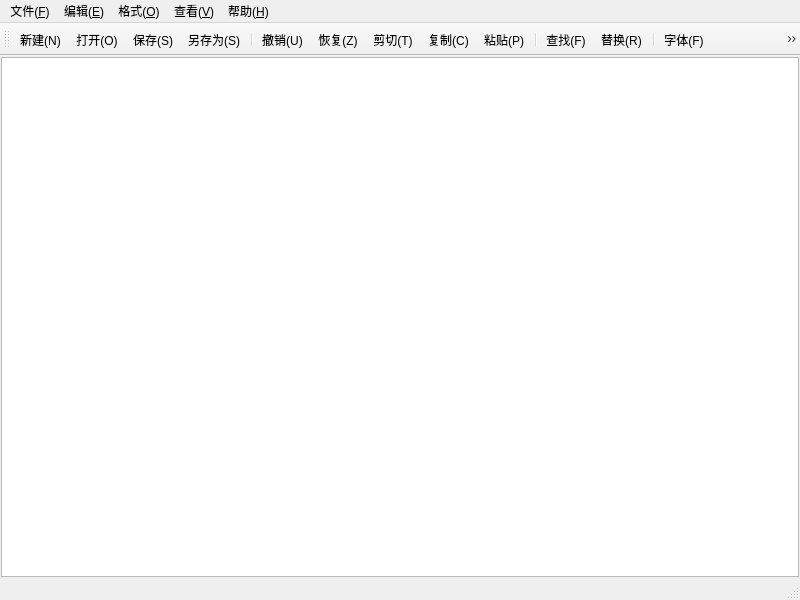
<?xml version="1.0" encoding="UTF-8"?>
<ui version="4.0">
 <class>MainWindow</class>
 <widget class="QMainWindow" name="MainWindow">
  <property name="geometry">
   <rect>
    <x>0</x>
    <y>0</y>
    <width>800</width>
    <height>600</height>
   </rect>
  </property>
  <property name="windowTitle">
   <string>MainWindow</string>
  </property>
  <widget class="QWidget" name="centralwidget">
   <layout class="QVBoxLayout" name="verticalLayout">
    <property name="spacing">
     <number>0</number>
    </property>
    <property name="leftMargin">
     <number>1</number>
    </property>
    <property name="topMargin">
     <number>1</number>
    </property>
    <property name="rightMargin">
     <number>1</number>
    </property>
    <property name="bottomMargin">
     <number>1</number>
    </property>
    <item>
     <widget class="QPlainTextEdit" name="textEdit"/>
    </item>
   </layout>
  </widget>
  <widget class="QMenuBar" name="menubar">
   <property name="geometry">
    <rect>
     <x>0</x>
     <y>0</y>
     <width>800</width>
     <height>21</height>
    </rect>
   </property>
   <widget class="QMenu" name="menu">
    <property name="title">
     <string>文件(&amp;F)</string>
    </property>
    <addaction name="actionNew"/>
    <addaction name="actionOpen"/>
    <addaction name="actionSave"/>
    <addaction name="actionSaveAs"/>
    <addaction name="separator"/>
    <addaction name="actionExit"/>
   </widget>
   <widget class="QMenu" name="menu_E">
    <property name="title">
     <string>编辑(&amp;E)</string>
    </property>
    <addaction name="actionUndo"/>
    <addaction name="actionRedo"/>
    <addaction name="actionCut"/>
    <addaction name="actionCopy"/>
    <addaction name="actionPaste"/>
    <addaction name="separator"/>
    <addaction name="actionFind"/>
    <addaction name="actionReplace"/>
    <addaction name="separator"/>
    <addaction name="actionSelectAll"/>
   </widget>
   <widget class="QMenu" name="menu_O">
    <property name="title">
     <string>格式(&amp;O)</string>
    </property>
    <addaction name="actionAutoWrap"/>
    <addaction name="actionLineNumber"/>
    <addaction name="actionFont"/>
    <addaction name="actionFontColor"/>
    <addaction name="separator"/>
    <addaction name="actionFontBackgourndColor"/>
    <addaction name="actionEditorBackgroundColor"/>
   </widget>
   <widget class="QMenu" name="menu_V">
    <property name="title">
     <string>查看(&amp;V)</string>
    </property>
    <addaction name="actionToolBar"/>
    <addaction name="actionStatusBar"/>
   </widget>
   <widget class="QMenu" name="menu_H">
    <property name="title">
     <string>帮助(&amp;H)</string>
    </property>
    <addaction name="actionAbout"/>
   </widget>
   <addaction name="menu"/>
   <addaction name="menu_E"/>
   <addaction name="menu_O"/>
   <addaction name="menu_V"/>
   <addaction name="menu_H"/>
  </widget>
  <widget class="QStatusBar" name="statusbar"/>
  <widget class="QToolBar" name="toolBar">
   <property name="windowTitle">
    <string>toolBar</string>
   </property>
   <attribute name="toolBarArea">
    <enum>TopToolBarArea</enum>
   </attribute>
   <attribute name="toolBarBreak">
    <bool>false</bool>
   </attribute>
   <addaction name="actionNew"/>
   <addaction name="actionOpen"/>
   <addaction name="actionSave"/>
   <addaction name="actionSaveAs"/>
   <addaction name="separator"/>
   <addaction name="actionUndo"/>
   <addaction name="actionRedo"/>
   <addaction name="actionCut"/>
   <addaction name="actionCopy"/>
   <addaction name="actionPaste"/>
   <addaction name="separator"/>
   <addaction name="actionFind"/>
   <addaction name="actionReplace"/>
   <addaction name="separator"/>
   <addaction name="actionFont"/>
   <addaction name="actionLineNumber"/>
   <addaction name="actionAutoWrap"/>
   <addaction name="separator"/>
   <addaction name="actionToolBar"/>
   <addaction name="actionStatusBar"/>
  </widget>
  <action name="actionNew">
   <property name="icon">
    <iconset resource="res.qrc">
     <normaloff>:/img/new.png</normaloff>:/img/new.png</iconset>
   </property>
   <property name="text">
    <string>新建(&amp;N)</string>
   </property>
   <property name="shortcut">
    <string>Ctrl+N</string>
   </property>
  </action>
  <action name="actionOpen">
   <property name="icon">
    <iconset resource="res.qrc">
     <normaloff>:/img/open.png</normaloff>:/img/open.png</iconset>
   </property>
   <property name="text">
    <string>打开(&amp;O)</string>
   </property>
   <property name="shortcut">
    <string>Ctrl+O</string>
   </property>
  </action>
  <action name="actionSave">
   <property name="icon">
    <iconset resource="res.qrc">
     <normaloff>:/img/save.png</normaloff>:/img/save.png</iconset>
   </property>
   <property name="text">
    <string>保存(&amp;S)</string>
   </property>
   <property name="shortcut">
    <string>Ctrl+S</string>
   </property>
  </action>
  <action name="actionSaveAs">
   <property name="icon">
    <iconset resource="res.qrc">
     <normaloff>:/img/saveas.png</normaloff>:/img/saveas.png</iconset>
   </property>
   <property name="text">
    <string>另存为(&amp;S)</string>
   </property>
  </action>
  <action name="actionExit">
   <property name="icon">
    <iconset resource="res.qrc">
     <normaloff>:/img/redo.png</normaloff>:/img/redo.png</iconset>
   </property>
   <property name="text">
    <string>退出(&amp;X)</string>
   </property>
  </action>
  <action name="actionUndo">
   <property name="icon">
    <iconset resource="res.qrc">
     <normaloff>:/img/undo.png</normaloff>:/img/undo.png</iconset>
   </property>
   <property name="text">
    <string>撤销(&amp;U)</string>
   </property>
   <property name="shortcut">
    <string>Ctrl+Z</string>
   </property>
  </action>
  <action name="actionCut">
   <property name="icon">
    <iconset resource="res.qrc">
     <normaloff>:/img/cut.png</normaloff>:/img/cut.png</iconset>
   </property>
   <property name="text">
    <string>剪切(&amp;T)</string>
   </property>
   <property name="shortcut">
    <string>Ctrl+X</string>
   </property>
  </action>
  <action name="actionCopy">
   <property name="icon">
    <iconset resource="res.qrc">
     <normaloff>:/img/copy.png</normaloff>:/img/copy.png</iconset>
   </property>
   <property name="text">
    <string>复制(&amp;C)</string>
   </property>
   <property name="shortcut">
    <string>Ctrl+C</string>
   </property>
  </action>
  <action name="actionPaste">
   <property name="icon">
    <iconset resource="res.qrc">
     <normaloff>:/img/paste.png</normaloff>:/img/paste.png</iconset>
   </property>
   <property name="text">
    <string>粘贴(&amp;P)</string>
   </property>
   <property name="shortcut">
    <string>Ctrl+V</string>
   </property>
  </action>
  <action name="actionFind">
   <property name="icon">
    <iconset resource="res.qrc">
     <normaloff>:/img/find.png</normaloff>:/img/find.png</iconset>
   </property>
   <property name="text">
    <string>查找(&amp;F)</string>
   </property>
   <property name="shortcut">
    <string>Ctrl+F</string>
   </property>
  </action>
  <action name="actionReplace">
   <property name="icon">
    <iconset resource="res.qrc">
     <normaloff>:/img/replace.png</normaloff>:/img/replace.png</iconset>
   </property>
   <property name="text">
    <string>替换(&amp;R)</string>
   </property>
   <property name="shortcut">
    <string>Ctrl+H</string>
   </property>
  </action>
  <action name="actionFont">
   <property name="icon">
    <iconset resource="res.qrc">
     <normaloff>:/img/font.png</normaloff>:/img/font.png</iconset>
   </property>
   <property name="text">
    <string>字体(&amp;F)</string>
   </property>
  </action>
  <action name="actionAutoWrap">
   <property name="icon">
    <iconset resource="res.qrc">
     <normaloff>:/img/wrap.png</normaloff>:/img/wrap.png</iconset>
   </property>
   <property name="text">
    <string>自动换行(&amp;W)</string>
   </property>
  </action>
  <action name="actionToolBar">
   <property name="icon">
    <iconset resource="res.qrc">
     <normaloff>:/img/tool.png</normaloff>:/img/tool.png</iconset>
   </property>
   <property name="text">
    <string>工具栏(&amp;T)</string>
   </property>
  </action>
  <action name="actionStatusBar">
   <property name="icon">
    <iconset resource="res.qrc">
     <normaloff>:/img/status.png</normaloff>:/img/status.png</iconset>
   </property>
   <property name="text">
    <string>状态栏(&amp;S)</string>
   </property>
  </action>
  <action name="actionRedo">
   <property name="icon">
    <iconset resource="res.qrc">
     <normaloff>:/img/redo.png</normaloff>:/img/redo.png</iconset>
   </property>
   <property name="text">
    <string>恢复(&amp;Z)</string>
   </property>
   <property name="shortcut">
    <string>Ctrl+Shift+Z</string>
   </property>
  </action>
  <action name="actionSelectAll">
   <property name="text">
    <string>全选(&amp;A)</string>
   </property>
   <property name="shortcut">
    <string>Ctrl+V</string>
   </property>
  </action>
  <action name="actionLineNumber">
   <property name="icon">
    <iconset resource="res.qrc">
     <normaloff>:/img/linenumber.png</normaloff>:/img/linenumber.png</iconset>
   </property>
   <property name="text">
    <string>显示行号(&amp;W)</string>
   </property>
   <property name="shortcut">
    <string>Ctrl+L</string>
   </property>
  </action>
  <action name="actionFontColor">
   <property name="text">
    <string>字体颜色</string>
   </property>
  </action>
  <action name="actionFontBackgourndColor">
   <property name="text">
    <string>字体背景色</string>
   </property>
  </action>
  <action name="actionEditorBackgroundColor">
   <property name="text">
    <string>编辑器背景色</string>
   </property>
  </action>
  <action name="actionAbout">
   <property name="text">
    <string>关于(&amp;A)</string>
   </property>
  </action>
 </widget>
 <tabstops>
  <tabstop>textEdit</tabstop>
 </tabstops>
 <resources>
  <include location="res.qrc"/>
 </resources>
 <connections/>
</ui>
